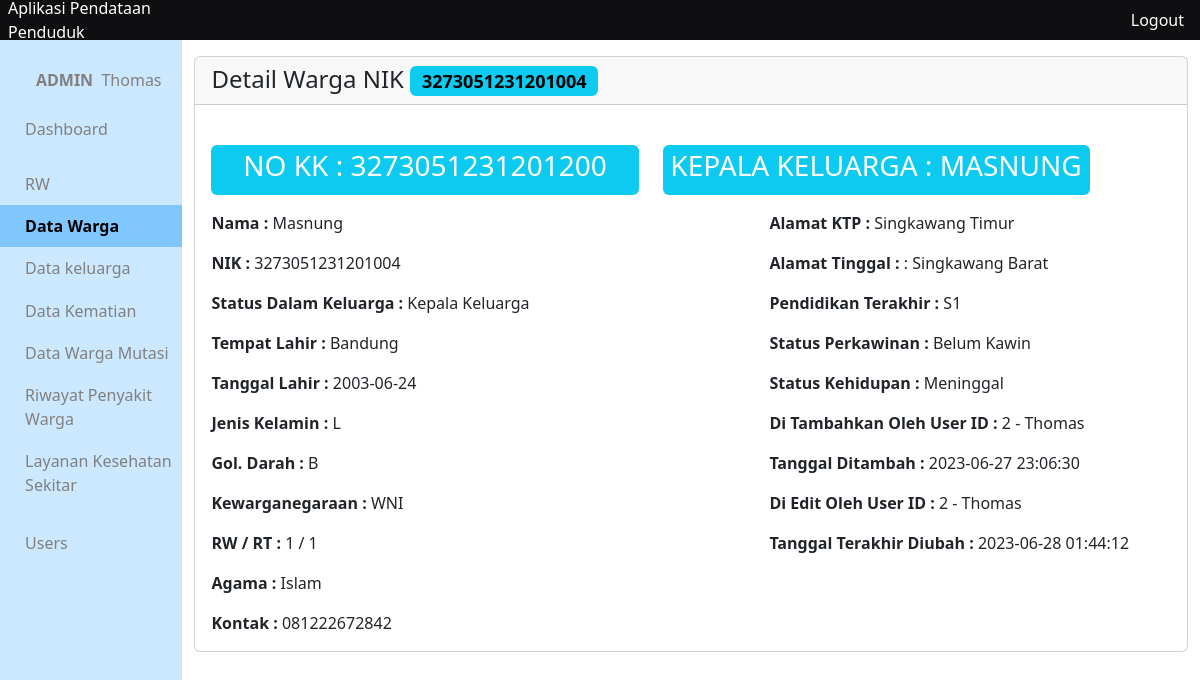
Before: /app/views/warga/detail.php?nik=3273051231201004 (signed in) with the older database file.
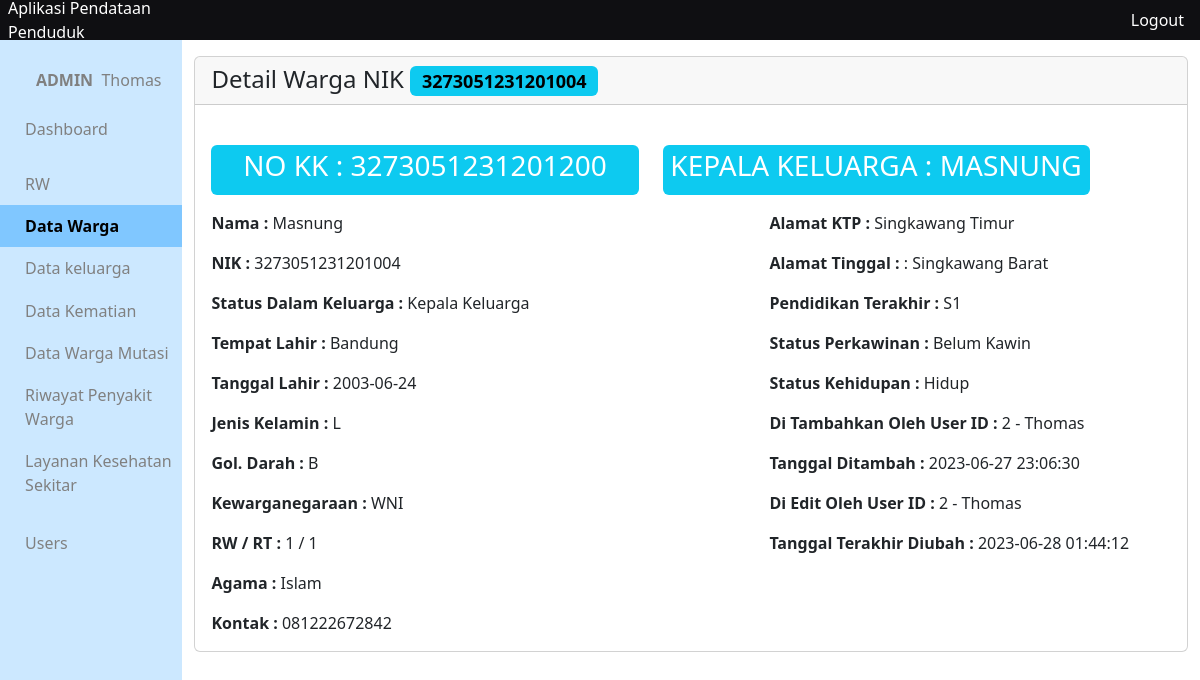
After: the same page with the newer database file.
### tables this page shows
CREATE TABLE `warga` (
  `nik_warga` varchar(16) NOT NULL,
  `no_kk` varchar(16) DEFAULT NULL,
  `status_kk` varchar(50) DEFAULT NULL,
  `nama_warga` varchar(300) DEFAULT NULL,
  `tempat_lahir` varchar(300) DEFAULT NULL,
  `tanggal_lahir` date DEFAULT NULL,
  `alamat_ktp` varchar(300) DEFAULT NULL,
  `alamat_tinggal` varchar(300) DEFAULT NULL,
  `no_rt` int(10) DEFAULT NULL,
  `no_rw` int(10) DEFAULT NULL,
  `agama` varchar(50) DEFAULT NULL,
  `pendidikan_terakhir` varchar(20) DEFAULT NULL,
  `pekerjaan` varchar(200) DEFAULT NULL,
  `jenis_kelamin` char(1) DEFAULT NULL,
  `status_perkawinan` varchar(15) DEFAULT NULL,
  `status_warga` varchar(10) DEFAULT NULL,
  `status_kehidupan` varchar(10) DEFAULT NULL,
  `kewarganegaraan` varchar(10) DEFAULT NULL,
  `gol_darah` char(2) DEFAULT NULL,
  `kontak` varchar(15) DEFAULT NULL,
  `id_adder` int(10) DEFAULT NULL,
  `id_updater` int(10) DEFAULT NULL,
  `created_at` timestamp NULL DEFAULT current_timestamp(),
  `updated_at` timestamp NULL DEFAULT current_timestamp()
);

### app/functions/warga/function-crud.php (called while the page is built, shortened)
<?php
require_once __DIR__."/../main-function.php";
function cariWargaByNIK($keyword){
	$query = "SELECT * FROM warga WHERE nik_warga = $keyword";
	return query($query)[0];
}
function cariWargaByNIK_join($nik){
	$query = "SELECT * FROM warga INNER JOIN keluarga ON warga.no_kk = keluarga.no_kk WHERE warga.nik_warga = '$nik' ";
	return query($query)[0];
}
?>

### app/functions/main-function.php (called while the page is built, shortened)
<?php
$conn = mysqli_connect("localhost", "root", '', "data_penduduk");
function query($query)
{
	global $conn;
	$result = mysqli_query($conn, $query);
	$rows = [];
		while( $row = mysqli_fetch_assoc($result) ) {
			$rows[] = $row;
		}
	return $rows;
}

### app/functions/user/function-crud.php (called while the page is built, shortened)
<?php
require_once __DIR__."/../main-function.php";
function getUserById($id){
	$query = "SELECT * FROM users WHERE id_user = '$id' ";
	return query($query);
}

### app/views/warga/detail.php (the view, shortened to what this page needs)
<?php include_once '../layouts/header.php' ?>
<?php include_once '../layouts/side-bar.php' ?>
<?php $warga = cariWargaByNIK($_GET['nik']); ?>
<?php $kk = cariWargaByNIK_join($_GET['nik']); ?>
<div class="container mt-3">
	<div class="card">
	  <h4 class="card-header">Detail Warga NIK
	  	<span class="badge text-bg-info"><?= $warga['nik_warga'] ?></span>
	  </h4>
	  <div class="card-body">
	  	<div class="data-kk d-flex">
	  		<div class="badge bg-info text-wrap mb-3 mt-4 d-flex">
	  			<h3 class="mx-4">NO KK : <?= $warga['no_kk'] ?></h3>
	  		</div>
	  		<div class="badge bg-info text-wrap mb-3 mt-4 d-flex mx-4">
	  			<h3 class="text-uppercase">
					<?php $kepala = cariWargaByNIK_join($kk['nik_kepala_kk']); ?>
		  			Kepala Keluarga : <?= $kepala['nama_warga']  ?>
		  		</h3>
			</div>
	  	</div>
	    <div class="data-wrapper d-flex">
	    	<div class="data-left">
	    		<p class="card-text"><b>Nama : </b> <?= $warga['nama_warga'] ?></p>
			    <p class="card-text"><b>NIK : </b> <?= $warga['nik_warga'] ?></p>
			    <p class="card-text"><b>Status Dalam Keluarga : </b> <?= $warga['status_kk'] ?></p>
			    <p class="card-text"><b>Tempat Lahir :</b> <?= $warga['tempat_lahir'] ?></p>
			    <p class="card-text"><b>Tanggal Lahir :</b> <?= $warga['tanggal_lahir'] ?></p>
			    <p class="card-text"><b>Jenis Kelamin :</b> <?= $warga['jenis_kelamin'] ?></p>
			    <p class="card-text"><b>Gol. Darah :</b> <?= $warga['gol_darah'] ?></p>
			    <p class="card-text"><b>Kewarganegaraan :</b> <?= $warga['kewarganegaraan'] ?></p>
			    <p class="card-text"><b>RW / RT :</b> <?= $warga['no_rw'] ?> / <?= $warga['no_rt'] ?></p>
			    <p class="card-text"><b>Agama :</b> <?= $warga['agama'] ?></p>
			    <p class="card-text"><b>Kontak :</b> <?= $warga['kontak'] ?></p>
	    	</div>
	    	<div class="data-right" style="margin-left: 25%;">
	    		<p class="card-text"><b>Alamat KTP :</b> <?= $warga['alamat_ktp'] ?></p>
	    		<p class="card-text"><b>Alamat Tinggal :</b> : <?= $warga['alamat_tinggal'] ?></p>
			    <p class="card-text"><b>Pendidikan Terakhir :</b> <?= $warga['pendidikan_terakhir'] ?></p>
			    <p class="card-text"><b>Status Perkawinan :</b> <?= $warga['status_perkawinan'] ?></p>
			    <p class="card-text"><b>Status Kehidupan :</b> <?= $warga['status_kehidupan'] ?></p>
			    <?php $user_adder = getUserById($warga['id_adder'])[0]; ?>
			    <p class="card-text">
			    	<b>Di Tambahkan Oleh User ID :</b> <?= $warga['id_adder'] ?> - <?= $user_adder['nama_lengkap'] ?>
			    </p>
			    <p class="card-text"><b>Tanggal Ditambah :</b> <?= $warga['created_at'] ?></p>
			    <?php if (!empty($warga['id_updater'])): ?>
			    	<?php $user_updater = getUserById($warga['id_updater'])[0]; ?>
				    <p class="card-text"><b>Di Edit Oleh User ID :</b> <?= $warga['id_updater'] ?> - <?= $user_updater['nama_lengkap'] ?></p>
				    <p class="card-text"><b>Tanggal Terakhir Diubah :</b> <?= $warga['updated_at'] ?></p>
			    <?php else :  ?>
			    	<p class="card-text"><b>Di Edit Oleh User ID :</b> <p class="badge bg-info">Belum Pernah Ada Yang Mengupdate Data Ini</p></p>
			    <?php endif ?>
	    	</div>
	    </div>
	  </div>
	</div>
</div>
<?php include_once '../layouts/footer.php' ?>

Changed rows visible on the page:
changed warga "MASNUNG": status_kehidupan "Meninggal" → "Hidup"
